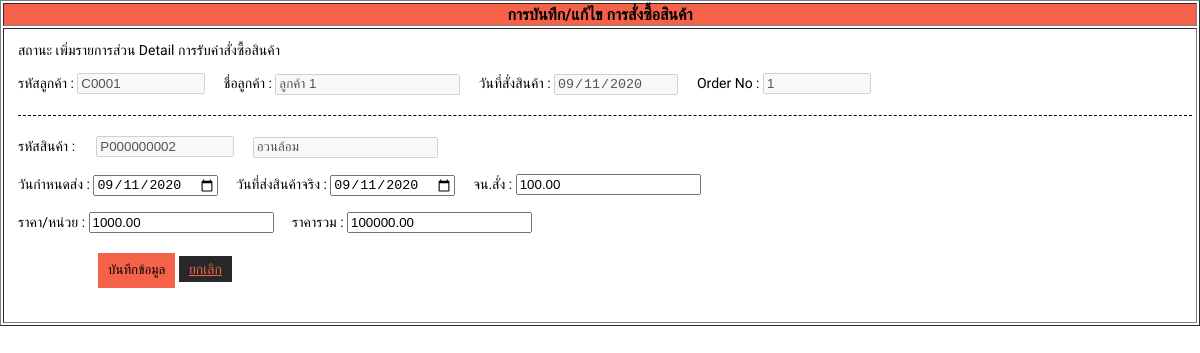
/order_d_edit.php?Order_no=1&Goods_id=P000000002, run on the app's committed database.
### tables this page shows
CREATE TABLE `h_order` (
  `Order_no` int(4) NOT NULL,
  `Cus_id` varchar(5) NOT NULL,
  `Order_Date` datetime NOT NULL DEFAULT '2000-01-01 00:00:00'
);

CREATE TABLE `cus_name` (
  `Cus_id` varchar(5) NOT NULL,
  `Cus_name` varchar(30) NOT NULL
);

CREATE TABLE `d_order` (
  `Order_no` int(4) NOT NULL,
  `Goods_id` varchar(10) NOT NULL,
  `Ord_date` datetime NOT NULL DEFAULT '2000-01-01 00:00:00',
  `Fin_date` datetime DEFAULT '2000-01-01 00:00:00',
  `Amount` decimal(10,2) NOT NULL DEFAULT 0.00,
  `COST_UNIT` decimal(8,2) NOT NULL DEFAULT 0.00,
  `TOT_PRC` decimal(10,2) NOT NULL DEFAULT 0.00
);

CREATE TABLE `goods_name` (
  `Goods_id` varchar(10) NOT NULL,
  `Goods_name` varchar(30) NOT NULL,
  `cost_unit` decimal(8,2) NOT NULL DEFAULT 0.00
);

### function/db_function.php (called while the page is built, shortened)
<?php
function get_d_order($Order_no = null, $Goods_id = null)
{
    global $sql;
    $sql_str = "SELECT d_order.*, Goods_name.Goods_name FROM `d_order`,goods_name WHERE d_order.Goods_id = goods_name.Goods_id ";
    if (!empty($Order_no)) {
        $sql_str = $sql_str . "AND Order_no = " . $Order_no;
    }
    if (!empty($Goods_id)) {
        $sql_str = $sql_str . " AND d_order.Goods_id = '{$Goods_id}'";
    }
    $stmt = $sql->prepare($sql_str);
    $stmt->execute();
    return $stmt->fetchAll();
}
function get_h_order($Order_no = null)
{
    global $sql;
    $sql_str = "SELECT * FROM h_order, cus_name WHERE h_order.Cus_id = cus_name.Cus_id ";
    if (!empty($Order_no)) {
        $sql_str = $sql_str . "AND Order_no = " . $Order_no;
    }
    $stmt = $sql->prepare($sql_str);
    $stmt->execute();
    return $stmt->fetchAll();
}

### order_d_edit.php (the view, shortened to what this page needs)
<?php
require_once("connection/Connection.php");
require_once("function/db_function.php");
$Order_no = (!empty($_GET['Order_no'])) ? $_GET['Order_no'] : null;
$Goods_id = (!empty($_GET['Goods_id'])) ? $_GET['Goods_id'] : null;
$h_order = get_h_order($Order_no);
if (sizeof($h_order) == 0) {
    echo "<center><h2>ไม่พบ Order_no</h2></center>";
    exit();
} else {
    $h_order = $h_order[0];
}
$product_detail = get_d_order($Order_no, $Goods_id);
if (sizeof($product_detail) == 0) {
    echo "<center><h2>ไม่พบ</h2></center>";
    exit();
} else {
    $product_detail = $product_detail[0];
}
?>
<!doctype html>
<html>
<head>
    <link href="asset/css/style-main.css" rel="stylesheet">
</head>
<body class="font bg_color-W1">
    <table border="1" width="1200" style="margin-left: auto;margin-right: auto;">
        <thead>
            <th colspan="4" class="bg_color-main1">การบันทึก/แก้ไข การสั่งซื้อสินค้า</th>
        </thead>
        <tbody>
            <tr>
                <td style="padding-top: 10px;">
                    <table id="content" width="100%" style="margin-left: auto;margin-right: auto; padding-left: 10px;" class="text-size-14">
                        <tbody>
                            <tr>
                                <td rowspan="5" width="80" valign="top">
                                    <p style="margin-top: 0">สถานะ เพิ่มรายการส่วน Detail การรับคำสั่งซื้อสินค้า</p>
                                    <div>
                                        <label for="Cus_id">รหัสลูกค้า :
                                            <input type="text" id="Cus_id" name="Cus_id" style="width: 120px;" value="<?= $h_order['Cus_id'] ?>" disabled required>
                                        </label>
                                        <label for="Cus_name"> ชื่อลูกค้า :
                                            <input type="text" id="Cus_name" name="Cus_name" value="<?= $h_order['Cus_name'] ?>" disabled required>
                                        </label>
                                        <label for="Order_Date">วันที่สั่งสินค้า :
                                            <input type="date" id="Order_Date" name="Order_Date" value="<?= date('Y-m-d', strtotime($h_order["Order_Date"])) ?>" required disabled>
                                        </label>
                                        <label for="Order_no"> Order No :
                                            <input type="text" id="Order_no" name="Order_no" value="<?= $Order_no ?>" disabled required style="width: 100px;">
                                        </label>
                                    </div>
                                    <form action="process/update_d_order.php" method="post">
                                        <div style="margin-top: 20px; padding-top: 20px; border-top: 1px dashed;">
                                            <label for="Goods_id">รหัสสินค้า : &emsp;
                                                <input type="text" style="width: 130px;" value="<?= $product_detail['Goods_id'] ?>" disabled required>
                                            </label>
                                            <label for="Goods_name">
                                                <input type="text" id="Goods_name" value="<?= $product_detail['Goods_name'] ?>" disabled>
                                            </label><br><br>
                                            <label for="Ord_date">วันกำหนดส่ง :
                                                <input type="date" id="Ord_date" name="Ord_date" required value="<?= date('Y-m-d', strtotime($product_detail["Ord_date"])) ?>">
                                            </label>
                                            <label for="Fin_date">วันที่ส่งสินค้าจริง :
                                                <input type="date" id="Fin_date" name="Fin_date" value="<?= (!empty($product_detail['Fin_date'])) ? date("Y-m-d", strtotime($product_detail['Fin_date'])) : "" ?>">
                                            </label>
                                            <label for="Amount"> จน.สั่ง :
                                                <input type="number" id="Amount" name="Amount" min="0" step="1" value="<?= $product_detail["Amount"] ?>" onKeyUp="cal_price()" onChange="cal_price()" required>
                                            </label><br><br>
                                            <label for="COST_UNIT">ราคา/หน่วย :
                                                <input type="number" id="COST_UNIT" name="COST_UNIT" required value="<?= $product_detail["COST_UNIT"] ?>">
                                            </label>
                                            <label for="TOT_PRC">ราคารวม :
                                                <input type="number" id="TOT_PRC" name="TOT_PRC" required value="<?= $product_detail["TOT_PRC"] ?>">
                                            </label>
                                        </div>
                                        <div style="text-align: left; margin-top:20px; margin-bottom:30px; padding-left: 80px">
                                            <button type="submit" class="btn_conf btn-main1" style="height: 30px;">บันทึกข้อมูล</button>
                                            <a href="order_d_detail.php?Order_no=<?= $Order_no ?>" style="align-items: flex-end" class="btn_conf btn-main2">ยกเลิก</a>
                                        </div>
                                    </form>
                                </td>
                            </tr>
                        </tbody>
                    </table>
                </td>
            </tr>
        </tbody>
    </table>
</body>
</html>

### asset/css/style-main.css (style rules this page uses)
.bg_color-main1 { background-color: #F66249; }
.bg_color-W1 { background-color: #FFF; }
.text-size-14 { font-size: 14px; }
.font { font-family: 'Mitr', sans-serif; }
a { color: #000; }
.btn_conf { border: #888; height: 35px !important; }
.btn-main1 { color: #000; background-color: #F66249; padding: 5px 10px; }
.btn-main2 { color: #F66249; background-color: #282828; padding: 5px 10px; }

### order_d_edit.php (style rules this page uses)
html, body { width: 100%; height: 100%; padding: 0; margin: 0; }
label { margin-right: 15px; }

### data on the page
h_order: Cus_id "C0001", Cus_name "ลูกค้า 1", Order_Date "09/11/2020"
d_order: Goods "P000000002", Goods.Goods_name "อวนล้อม", Ord_date "09/11/2020", Fin_date "09/11/2020", Amount "100.00", COST_UNIT "1000.00", TOT_PRC "100000.00"
